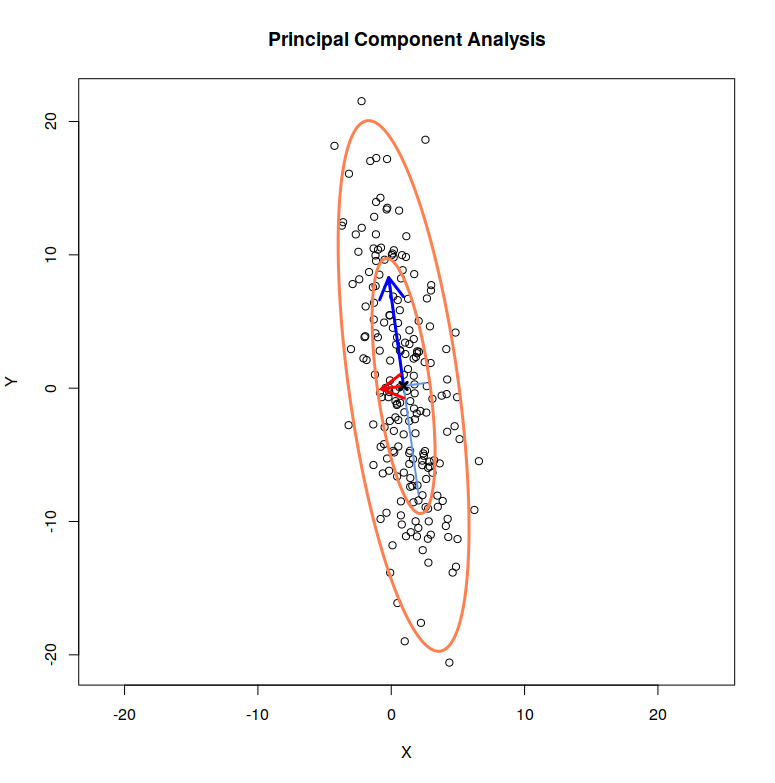

The script that drew this image:
#     This program is free software: you can redistribute it and/or modify
#     it under the terms of the GNU General Public License as published by
#     the Free Software Foundation, either version 3 of the License, or
#     (at your option) any later version.
#
#     This program is distributed in the hope that it will be useful,
#     but WITHOUT ANY WARRANTY; without even the implied warranty of
#     MERCHANTABILITY or FITNESS FOR A PARTICULAR PURPOSE.  See the
#     GNU General Public License for more details.
#
#     You should have received a copy of the GNU General Public License
#     along with this program.  If not, see <https://www.gnu.org/licenses/>.

#     Written by Charalambos (Charis) Poullis - www.poullis.org

library (mvtnorm)
library(mixtools)  

N <- 200 # Number of random samples
set.seed(153)
# Target parameters for univariate normal distributions
rho <- -0.5
mu1 <- 1; s1 <- 2
mu2 <- 1; s2 <- 8

# Parameters for bivariate normal distribution
mu <- c(mu1,mu2) # Mean
sigma <- matrix(c(s1^2, s1*s2*rho, s1*s2*rho, s2^2), nrow = 2) # Covariance matrix

# This function draws an ellipse based on a normal distribution
# alpha: Probability to be excluded from the ellipse. The default value is alpha = .05, which results in a 95% ellipse.
ellipse_from_dist <- function(dist, alpha){
  #Calculate the mean
  mean_x <- mean(dist[,1])
  mean_y <- mean(dist[,2])
  means = c(mean_x, mean_y)
  C <- cov(dist)
  ellipse(means, C, alpha = alpha, col="coral", lwd = 3, asp=1)
}

dist <- mvtnorm::rmvnorm(N,mu,sigma, method="svd")
colnames(dist) <- c("X","Y")

plot(dist, xlab="X",ylab="Y",main= "Principal Component Analysis", asp=1)
ellipse_from_dist(dist,.5)
ellipse_from_dist(dist,.05)

#Calculate the mean
mean_x <- mean(dist[,1])
mean_y <- mean(dist[,2])
center <- c(mean_x, mean_y)
#Calculate covariance matrix
C <- cov(dist)
#Calculate the eigenvectors and eigenvalues
e <- eigen(C)
eigen_values  <- e$values
eigen_vectors  <- e$vectors
# scale the eigenvectors to length = sqrt
scaled_eigen_vectors  <- eigen_vectors %*% diag(sqrt(eigen_values))  

#Form the two endpoints for each eigenvector
end_pt1 <- center + scaled_eigen_vectors[,1]
end_pt2 <- center + scaled_eigen_vectors[,2]

#Draw the +- lines along the eigenvectors
xMat    <- rbind(center[1] + scaled_eigen_vectors[1, ], center[1] - scaled_eigen_vectors[1, ])
yMat    <- rbind(center[2] + scaled_eigen_vectors[2, ], center[2] - scaled_eigen_vectors[2, ])
matlines(xMat, yMat, lty=1, lwd=2, col="cornflowerblue")


#Eigenvectors (Blue: largest eigenvalue, Red: second larger eigenvalue )
arrows(center[1], center[2], end_pt1[1], end_pt1[2], col = "blue", lwd=3, asp=1)
arrows(center[1], center[2], end_pt2[1], end_pt2[2], col = "red", lwd=3, asp=1)

#Draw the mean
points(center[1], center[2], pch=4, col="black", lwd=3)
